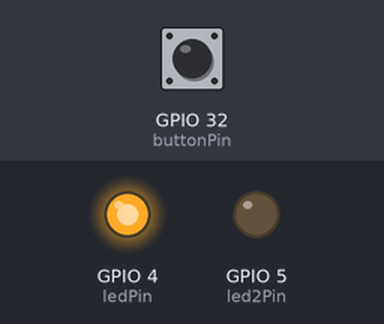
A program run on a simulated ESP32. On the bench: output pins drawn as LEDs (lit = HIGH). Inputs (shaded band) come from the test bench; at power-on: GPIO 32 (buttonPin) HIGH.

Above: at 1.2 s.
1.3 s: GPIO 32 (buttonPin) pulled LOW for 0.15 s
At 2.4 s:
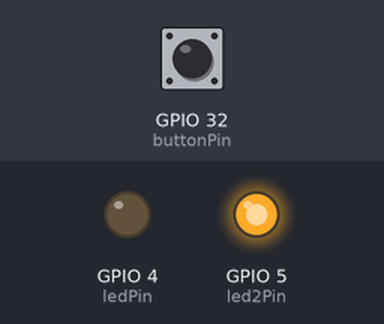
2.9 s: GPIO 32 (buttonPin) pulled LOW for 1 s
At 3.6 s:
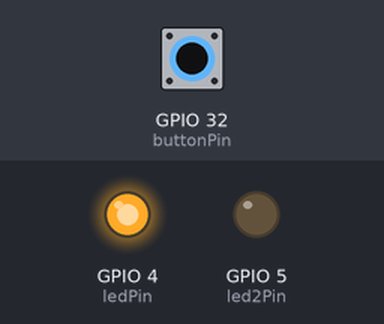
5.4 s: GPIO 32 (buttonPin) pulled LOW for 3.2 s
At 6.7 s:
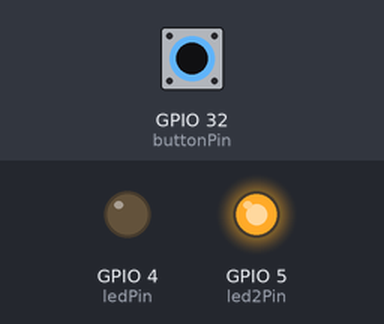
Timing chart, 0 to 8.4 s (numbered marks = the images above; inputs shaded):
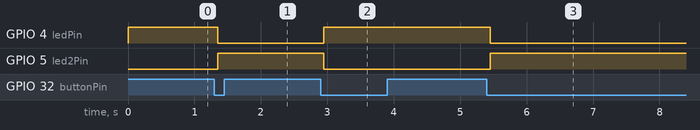

Measured:
- after the input at 1.3 s, GPIO 4 (ledPin): HIGH → LOW after 0.05 s; GPIO 5 (led2Pin): LOW → HIGH after 0.05 s
- after the input at 2.9 s, GPIO 4 (ledPin): LOW → HIGH after 0.05 s; GPIO 5 (led2Pin): HIGH → LOW after 0.05 s
- after the input at 5.4 s, GPIO 4 (ledPin): HIGH → LOW after 0.05 s; GPIO 5 (led2Pin): LOW → HIGH after 0.05 s

The program:

main.cpp
```cpp
//Week 3 Extra Classwork
//Toggle led, alternate led patterns
//Embedded IoT System Fall-2025
//Name: Arfa Faheem     Reg#: 1247
#include<arduino.h>

const int buttonPin = 32;
const int ledPin = 4;
const int led2Pin = 5;

int buttonState = HIGH;
int lastButtonState = HIGH;
int ledState = 0;

void setup() {
  pinMode(ledPin, OUTPUT);
  pinMode(led2Pin, OUTPUT);
  pinMode(buttonPin, INPUT_PULLUP);
}

void loop() {
  buttonState = digitalRead(buttonPin);


  if (buttonState == LOW && lastButtonState == HIGH) {
    // Toggle LED pattern
    ledState = !ledState;
    delay(50);
  }
  lastButtonState = buttonState;


  if (ledState == 0) {
    digitalWrite(ledPin, HIGH);
    digitalWrite(led2Pin, LOW);
  } else {
    digitalWrite(ledPin, LOW);
    digitalWrite(led2Pin, HIGH);
  }
}  
```
